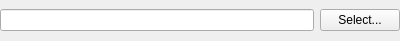
<?xml version="1.0" encoding="UTF-8"?>
<ui version="4.0">
 <class>FileSelectionWidget</class>
 <widget class="QWidget" name="FileSelectionWidget">
  <property name="geometry">
   <rect>
    <x>0</x>
    <y>0</y>
    <width>400</width>
    <height>41</height>
   </rect>
  </property>
  <property name="windowTitle">
   <string>Form</string>
  </property>
  <layout class="QHBoxLayout" name="horizontalLayout" stretch="1,0">
   <property name="leftMargin">
    <number>0</number>
   </property>
   <property name="topMargin">
    <number>0</number>
   </property>
   <property name="rightMargin">
    <number>0</number>
   </property>
   <property name="bottomMargin">
    <number>0</number>
   </property>
   <item>
    <widget class="QLineEdit" name="lineEdit"/>
   </item>
   <item>
    <widget class="QPushButton" name="pushButton">
     <property name="text">
      <string>Select...</string>
     </property>
    </widget>
   </item>
  </layout>
 </widget>
 <resources/>
 <connections/>
</ui>
